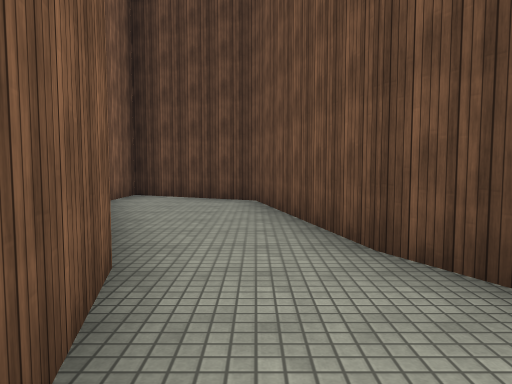
view 1 (above)

15 first-person views from a walk through a 3-D level made in the Unity game engine. The camera is 1.4 m above the floor, tilts 4° down and sees 70° across. The floor is counted in squares, 2 m on a side. Each view is taken from the middle of a square. On the plan, view 1 faces up. The plan holds only what a view shows up to about 11 squares ahead; the rest is blank. The place goes on beyond the plan. Surface patterns are stand-ins for the level's own textures.

view 2
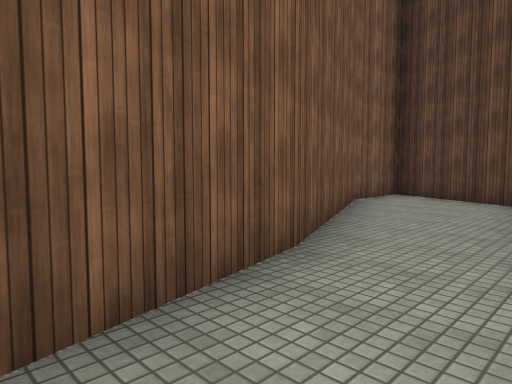

view 3
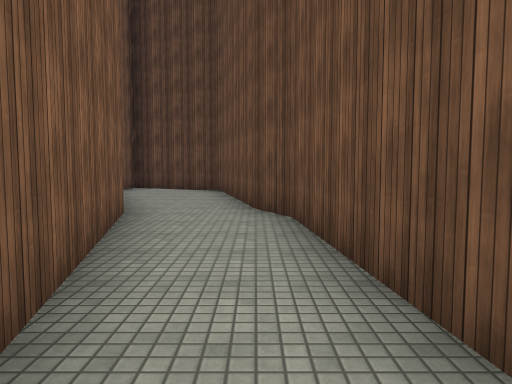

view 4
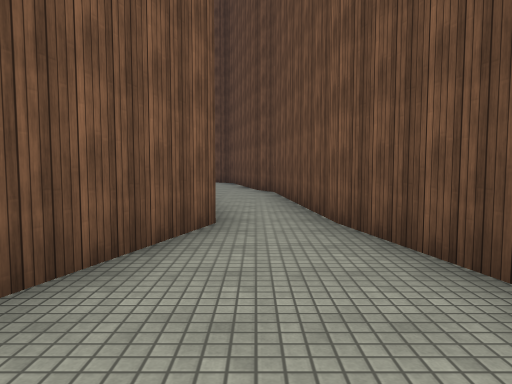

view 5
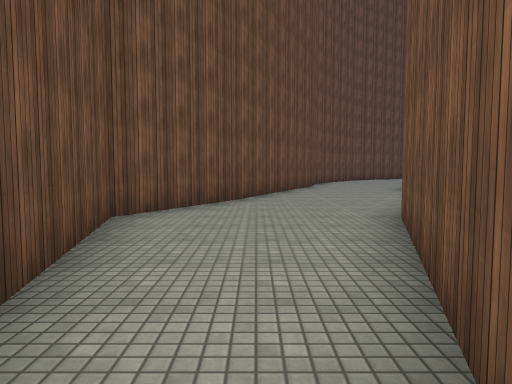

view 6
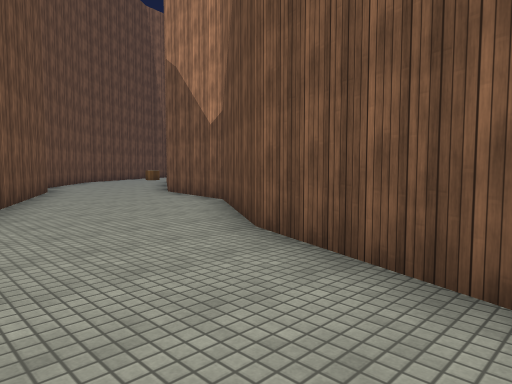

view 7
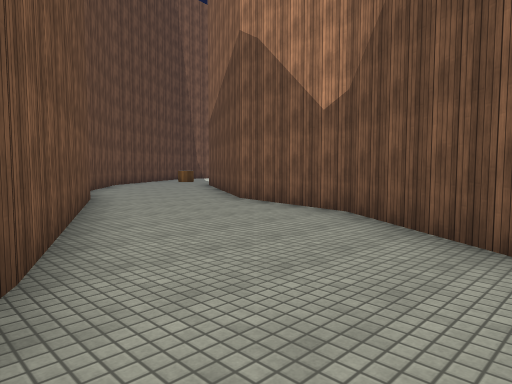

view 8
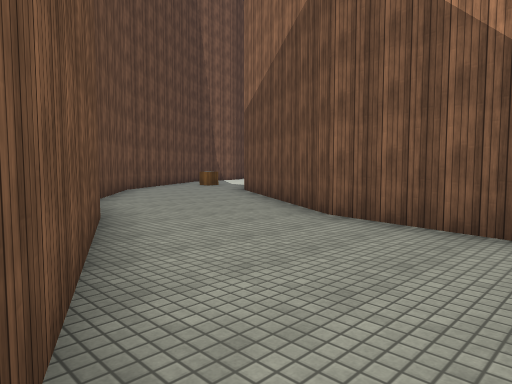

view 9
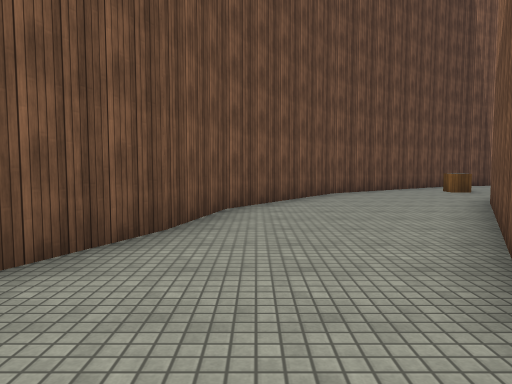

view 10
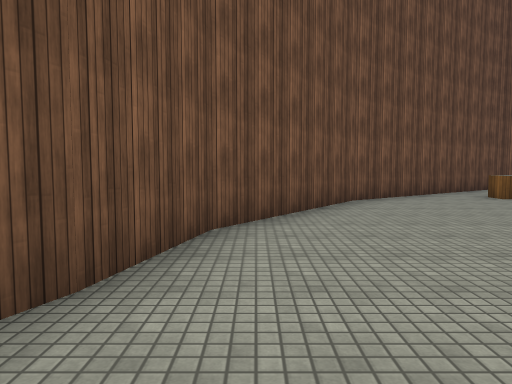

view 11
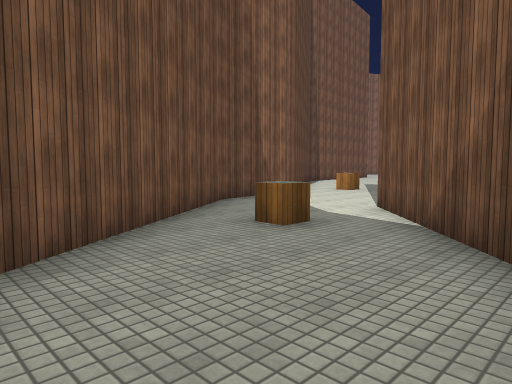

view 12
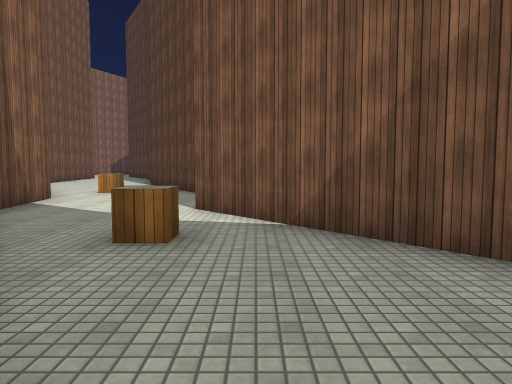

view 13
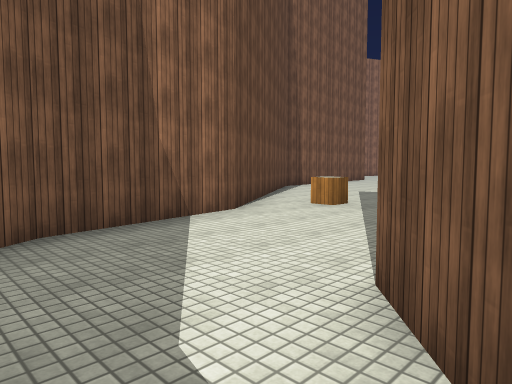

view 14
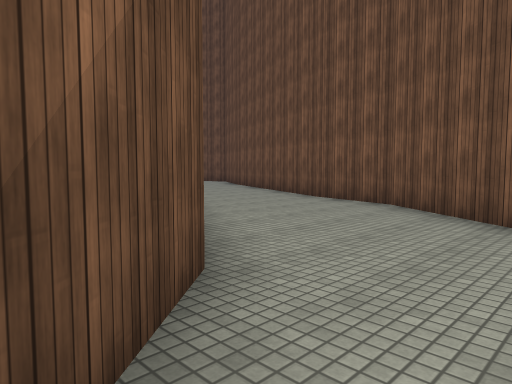

view 15
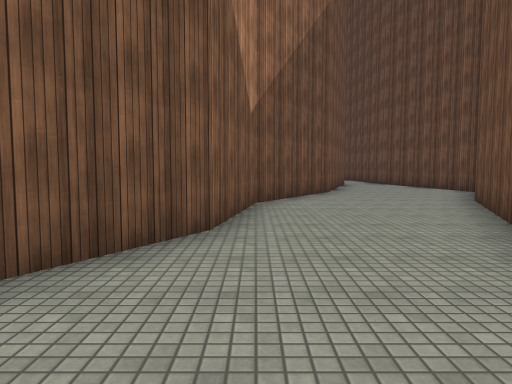

### Floor plan
Points are (right, up) in squares from view 1. A wall is a line through its corners. A room is listed if a view was taken in it or the views show most of it. See-through windows are left out.
Room 1 (views 1, 2)
walls: (-1, 2.6) (-0.2, -0.6); (1.7, -0.4) (1.5, 2) (1, 3.1)
ways out: opening at (1, -1) to room 2; opening at (0, 3) to room 5
Room 2 (views 3, 4, 5, 6, 7, 8, 9)
walls: (-1, -8) (-3, -11) (-3.2, -12.4); (1.5, -10.6) (3, -8) (2, -3.4); (0.5, -3.5) (-1, -8.1); (0.5, -12.7) (1.5, -10.4); (2, -3.5) (1.7, -0.4); (-0.2, -0.6) (0.1, -1.8)
ways out: opening at (1, -1) to room 1; opening at (-1, -13) to room 3
Room 3 (views 10, 15)
walls: (-1, -16.1) (0.5, -12.7); (-2.2, -19) (-1.5, -18) (-1, -15.9); (-3.2, -12.4) (-3.5, -14) (-5.9, -18)
ways out: opening at (-1, -13) to room 2; opening at (-4, -19) to room 4
Room 4 (views 11, 12, 13, 14)
walls: (-5.9, -18) (-6.5, -19) (-10.1, -22.1); (-13, -26.2) (-12, -25.5) (-9, -25) (-4, -21.5) (-2.2, -19)
low walls: (-13.6, -24.7) (-13.6, -25.2)
ways out: opening at (-4, -19) to room 3; opening at (-14, -24)
Room 5 (no view inside)
walls: (1, 2.9) (0, 7.5) (-3, 9) (-3, 7) (-1, 2.5)
ways out: opening at (0, 3) to room 1

Where each view was taken, in squares from view 1:
view 1: 0 up, 0 right, facing up
view 2: 0 up, 1 right, facing up-left
view 3: 3 down, 1 right, facing up
view 4: 8 down, 1 right, facing up
view 5: 3 down, 1 right, facing down
view 6: 5 down, 2 right, facing down-left
view 7: 8 down, 2 right, facing down-left
view 8: 11 down, 1 right, facing down-left
view 9: 12 down, 2 left, facing down
view 10: 14 down, 2 left, facing down
view 11: 19 down, 4 left, facing down-left
view 12: 21 down, 4 left, facing left
view 13: 21 down, 8 left, facing down-left
view 14: 21 down, 8 left, facing up-right
view 15: 18 down, 3 left, facing up
